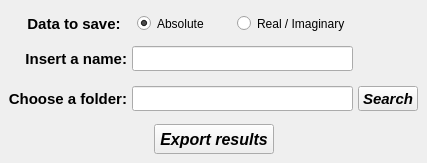
      <widget class="QWidget" name="tab_3">
       <attribute name="title">
        <string>Export</string>
       </attribute>
       <widget class="QWidget" name="horizontalLayoutWidget">
        <property name="geometry">
         <rect>
          <x>133</x>
          <y>10</y>
          <width>249</width>
          <height>27</height>
         </rect>
        </property>
        <layout class="QHBoxLayout" name="horizontalLayout">
         <item>
          <widget class="QRadioButton" name="radioButton_Absolute">
           <property name="minimumSize">
            <size>
             <width>90</width>
             <height>25</height>
            </size>
           </property>
           <property name="maximumSize">
            <size>
             <width>90</width>
             <height>25</height>
            </size>
           </property>
           <property name="text">
            <string>Absolute</string>
           </property>
           <property name="checked">
            <bool>true</bool>
           </property>
          </widget>
         </item>
         <item>
          <widget class="QRadioButton" name="radioButton_Real_Imaginary">
           <property name="minimumSize">
            <size>
             <width>140</width>
             <height>25</height>
            </size>
           </property>
           <property name="maximumSize">
            <size>
             <width>140</width>
             <height>25</height>
            </size>
           </property>
           <property name="text">
            <string>Real / Imaginary</string>
           </property>
           <property name="checked">
            <bool>false</bool>
           </property>
          </widget>
         </item>
        </layout>
       </widget>
       <widget class="QToolButton" name="toolButton_ExportResults">
        <property name="geometry">
         <rect>
          <x>154</x>
          <y>124</y>
          <width>120</width>
          <height>30</height>
         </rect>
        </property>
        <property name="minimumSize">
         <size>
          <width>120</width>
          <height>30</height>
         </size>
        </property>
        <property name="maximumSize">
         <size>
          <width>120</width>
          <height>30</height>
         </size>
        </property>
        <property name="font">
         <font>
          <family>Arial</family>
          <pointsize>12</pointsize>
          <weight>75</weight>
          <italic>true</italic>
          <bold>true</bold>
         </font>
        </property>
        <property name="text">
         <string>Export results</string>
        </property>
       </widget>
       <widget class="QLabel" name="label_5">
        <property name="geometry">
         <rect>
          <x>2</x>
          <y>86</y>
          <width>125</width>
          <height>25</height>
         </rect>
        </property>
        <property name="minimumSize">
         <size>
          <width>125</width>
          <height>25</height>
         </size>
        </property>
        <property name="maximumSize">
         <size>
          <width>125</width>
          <height>25</height>
         </size>
        </property>
        <property name="font">
         <font>
          <family>Arial</family>
          <pointsize>11</pointsize>
          <weight>75</weight>
          <italic>false</italic>
          <bold>true</bold>
         </font>
        </property>
        <property name="text">
         <string>Choose a folder:</string>
        </property>
        <property name="alignment">
         <set>Qt::AlignRight|Qt::AlignTrailing|Qt::AlignVCenter</set>
        </property>
       </widget>
       <widget class="QLineEdit" name="lineEdit_SaveResultsPath">
        <property name="geometry">
         <rect>
          <x>132</x>
          <y>86</y>
          <width>221</width>
          <height>25</height>
         </rect>
        </property>
        <property name="minimumSize">
         <size>
          <width>0</width>
          <height>25</height>
         </size>
        </property>
        <property name="maximumSize">
         <size>
          <width>16777215</width>
          <height>25</height>
         </size>
        </property>
        <property name="font">
         <font>
          <pointsize>9</pointsize>
          <weight>50</weight>
          <italic>true</italic>
          <bold>false</bold>
         </font>
        </property>
        <property name="layoutDirection">
         <enum>Qt::LeftToRight</enum>
        </property>
        <property name="alignment">
         <set>Qt::AlignCenter</set>
        </property>
       </widget>
       <widget class="QToolButton" name="toolButton_ChooseFolderExport">
        <property name="geometry">
         <rect>
          <x>358</x>
          <y>86</y>
          <width>60</width>
          <height>25</height>
         </rect>
        </property>
        <property name="minimumSize">
         <size>
          <width>60</width>
          <height>25</height>
         </size>
        </property>
        <property name="maximumSize">
         <size>
          <width>60</width>
          <height>25</height>
         </size>
        </property>
        <property name="font">
         <font>
          <family>Arial</family>
          <pointsize>11</pointsize>
          <weight>75</weight>
          <italic>true</italic>
          <bold>true</bold>
         </font>
        </property>
        <property name="text">
         <string>Search</string>
        </property>
       </widget>
       <widget class="QLineEdit" name="lineEdit_FileName">
        <property name="geometry">
         <rect>
          <x>132</x>
          <y>46</y>
          <width>221</width>
          <height>25</height>
         </rect>
        </property>
        <property name="minimumSize">
         <size>
          <width>0</width>
          <height>25</height>
         </size>
        </property>
        <property name="maximumSize">
         <size>
          <width>16777215</width>
          <height>25</height>
         </size>
        </property>
        <property name="font">
         <font>
          <pointsize>10</pointsize>
          <weight>75</weight>
          <italic>true</italic>
          <bold>true</bold>
         </font>
        </property>
        <property name="layoutDirection">
         <enum>Qt::LeftToRight</enum>
        </property>
        <property name="text">
         <string/>
        </property>
        <property name="alignment">
         <set>Qt::AlignCenter</set>
        </property>
       </widget>
       <widget class="QLabel" name="label_6">
        <property name="geometry">
         <rect>
          <x>2</x>
          <y>46</y>
          <width>125</width>
          <height>25</height>
         </rect>
        </property>
        <property name="minimumSize">
         <size>
          <width>125</width>
          <height>25</height>
         </size>
        </property>
        <property name="maximumSize">
         <size>
          <width>125</width>
          <height>25</height>
         </size>
        </property>
        <property name="font">
         <font>
          <family>Arial</family>
          <pointsize>11</pointsize>
          <weight>75</weight>
          <italic>false</italic>
          <bold>true</bold>
         </font>
        </property>
        <property name="text">
         <string>Insert a name:</string>
        </property>
        <property name="scaledContents">
         <bool>false</bool>
        </property>
        <property name="alignment">
         <set>Qt::AlignRight|Qt::AlignTrailing|Qt::AlignVCenter</set>
        </property>
       </widget>
       <widget class="QLabel" name="label_7">
        <property name="geometry">
         <rect>
          <x>24</x>
          <y>14</y>
          <width>100</width>
          <height>20</height>
         </rect>
        </property>
        <property name="minimumSize">
         <size>
          <width>100</width>
          <height>20</height>
         </size>
        </property>
        <property name="maximumSize">
         <size>
          <width>90</width>
          <height>20</height>
         </size>
        </property>
        <property name="font">
         <font>
          <family>Arial</family>
          <pointsize>11</pointsize>
          <weight>75</weight>
          <italic>false</italic>
          <bold>true</bold>
         </font>
        </property>
        <property name="text">
         <string>Data to save:</string>
        </property>
        <property name="scaledContents">
         <bool>false</bool>
        </property>
        <property name="alignment">
         <set>Qt::AlignCenter</set>
        </property>
       </widget>
      </widget>
